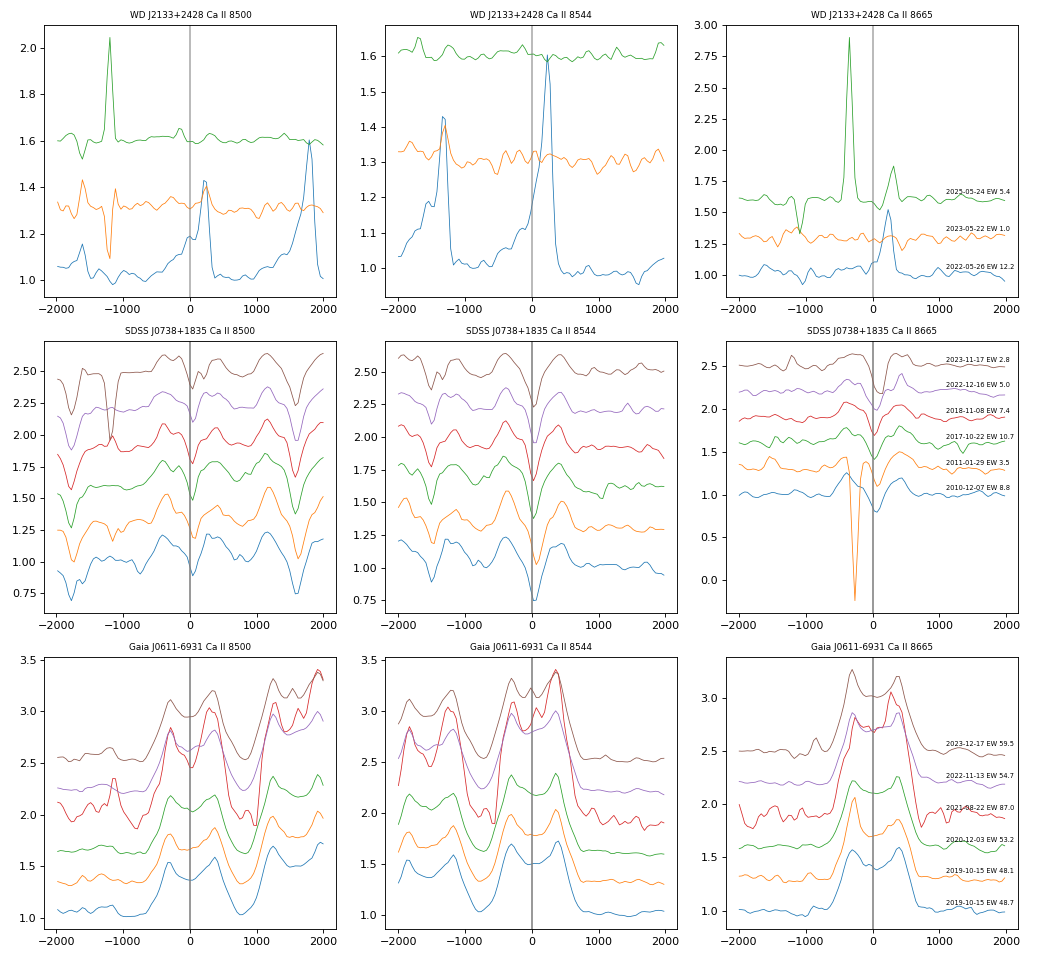

This figure's Python source:
"""Ca II triplet profiles (GE.norm normalisation, velocity space) of every cached ESO spectrum for three timeline variables.
Output prof_check.png"""
import sys, glob, os, numpy as np, pandas as pd, matplotlib; matplotlib.use("Agg"); import matplotlib.pyplot as plt
sys.path.insert(0, os.path.expanduser("~/claude_projects/sdssv-white-dwarfs-2026/scripts")); import gas_disc_epochs as GE
sys.path.insert(0, "/tmp/hotdq/lane_gastime"); import gas_disc_timeline as TL
from scipy.ndimage import gaussian_filter1d
t = pd.read_csv("timeline_clean.csv", dtype={"gaia": str})
stars = ["WD J2133+2428", "SDSS J0738+1835", "Gaia J0611-6931"]
fig, ax = plt.subplots(3, 3, figsize=(13, 12))
pos = TL.gaia_pos(t[t.name.isin(stars)].gaia.unique().tolist())
for i, n in enumerate(stars):
    g = t[t.name == n].gaia.iloc[0]; ra, dec = float(pos.loc[g].ra), float(pos.loc[g].dec)
    sp = [s for s in TL.eso(ra, dec) if "hole" not in s]
    sp = sorted(sp, key=lambda s: s["mjd"])
    for k, s in enumerate(sp):
        nn, v = GE.norm(s["w"], s["f"], s["iv"]); ok = (v > 0) & np.isfinite(nn)
        if ok.sum() < 100: continue
        ew = t[(t.identifier == s["identifier"])].ew_A
        for j, l in enumerate(GE.CAT):
            vel = (GE.W / l - 1) * GE.C; m = ok & (np.abs(vel) < 2000)
            ax[i, j].plot(vel[m], gaussian_filter1d(nn[m], 1) + 0.3 * k, lw=.7)
            if j == 2: ax[i, j].text(1100, 1.05 + 0.3 * k, f"{s['date']} EW {ew.iloc[0] if len(ew) else float('nan'):.1f}", fontsize=6)
        for j in range(3): ax[i, j].set_title(f"{n} Ca II {GE.CAT[j]:.0f}", fontsize=8); ax[i, j].axvline(0, color="grey", lw=.4)
plt.tight_layout(); plt.savefig("prof_check.png", dpi=80)
